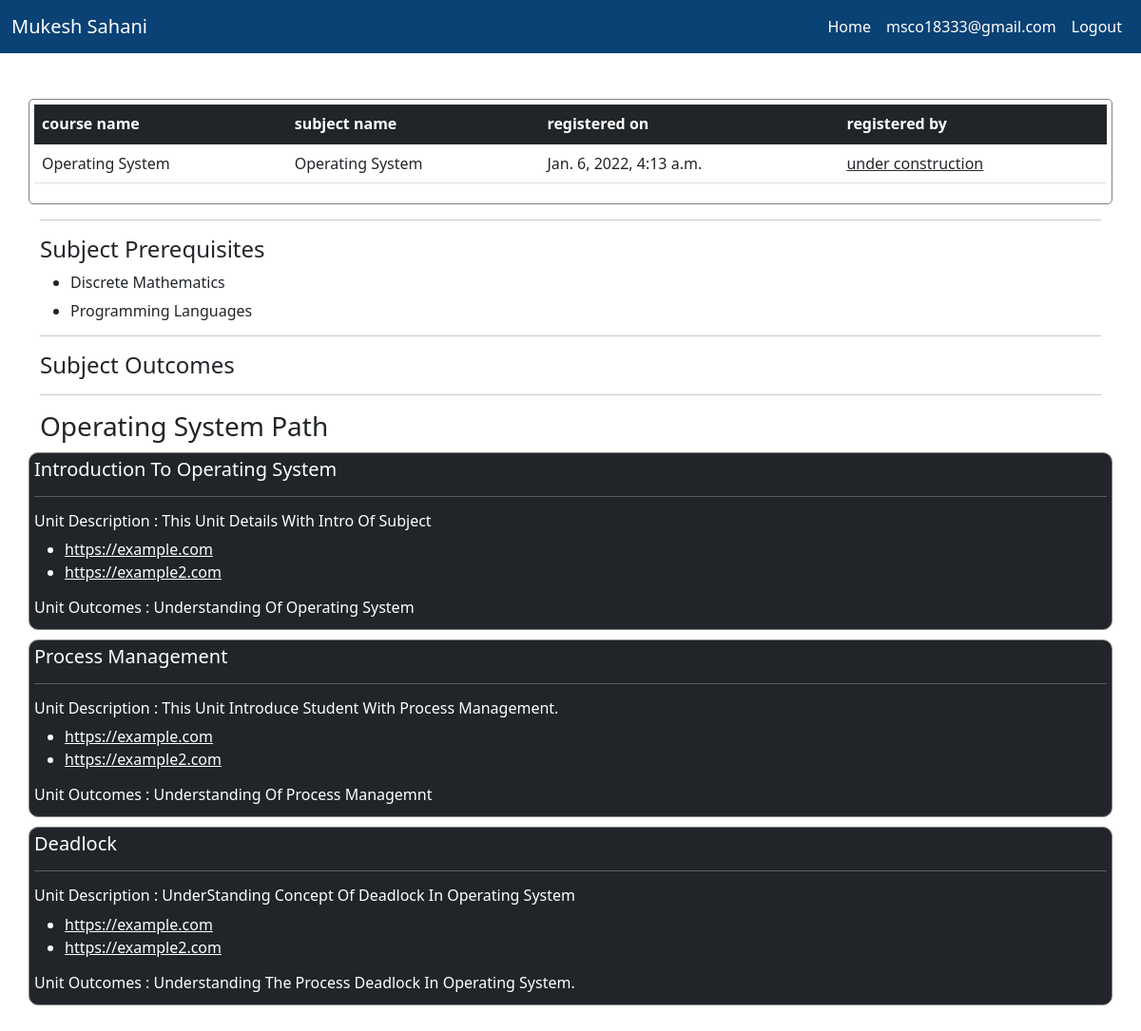
The app's page /course/courseview/1 (signed in) with its own data.
### user/models.py (models this page shows)
class profile(models.Model):
    user = models.OneToOneField(User,on_delete=models.CASCADE, related_name='profile')
    firstname=models.CharField(max_length=30,null=True)
    lastname=models.CharField(max_length=30,null=True)
    organisation = models.CharField(max_length=30,choices=[("Profesor", "Profesor"), ("Student", "Student")])
    semester = models.CharField(max_length=1,choices=[('1','1'),('2','2'),('3','3'),('4','4'),('5','5'),('6','6'),('7','7'),('8',
    '8')],null=True)
    passout_year=models.IntegerField(null=True)
    placement_year=models.IntegerField(null=True)
    branch=models.CharField(max_length=30,choices=[("CSE", "CSE"), ("CIVIL", "CIVIL"),("ECE", "ECE"),("MECH", "MECH")],null=True)

### course_system/models.py (models this page shows, shortened)
class CourseData(models.Model):
    course_id = models.AutoField(primary_key=True)
    course_name = models.CharField(max_length=255, blank=True)
    course_json_file = models.FileField(upload_to='documents/')
    uploaded_at = models.DateTimeField(auto_now_add=True)

### course_system/views.py (the view)
# urls.py: path('courseview/<int:course_id>', views.view_coures_coures_id, name = "ViewCourseData")
@login_required
def view_coures_coures_id(request, course_id):
    context = {}
    try:
        course = CourseData.objects.get(course_id=course_id)
        course_json_object = get_json_object(course.course_json_file)
        context['course_model'] = course
        context['course_json_object'] = course_json_object
        course_json_data = CourseJSONdataExtractor(course_json_object)
        context['course_data_object'] = course_json_data
        return render(request, 'course_system/course_data_view.html', context)
    except:
        return redirect('/coures/viewlist')

### course_system/core.py (called while the page is built)
    def get_subject_name(self):
        return self.__subject_name

    def get_course_path(self):
        course_path_keys = list(self.__course_path.keys())
        course_unit_list = []
        for unit in course_path_keys:
            course_unit_list.append(CourseUnitData(self.__course_path.get(unit)))
        return course_unit_list

    def get_course_pre_request(self):
        return self.__course_pre_request

    def get_course_outcomes(self):
        return self.__course_outcomes

    def get_unit_name(self):
        return self.__unit_name

    def get_unit_des(self):
        return self.__unit_des

    def get_unit_links(self):
        return self.__unit_link

    def get_unit_outcomes(self):
        return self.__unit_outcomes

### course_system/utils.py (called while the page is built)
def get_json_object(json_filename):
    try:
        print(MEDIA_ROOT + "/" + str(json_filename))
        course_json_file = open(MEDIA_ROOT + "/" + str(json_filename))
        course_json_object = json.loads(course_json_file.read())
        course_json_file.close()
        return course_json_object
    except Exception as e:
        return None

### course_system/templates/course_system/course_data_view.html (shortened to what this page needs)
{% extends 'course.basic.html' %}
{% block body %}
    <br/>
    <br/>
    <div class="container" style="border: 1px solid gray;padding: 5px;border-radius:5px;">
        <table class="table">
            <thead class="table-dark">
                <th scope="col">
                    course name
                </th>
                <th scope="col">
                    subject name
                </th>
                <th scope="col">
                    registered on
                </th>
                <th scopre="col">
                    registered by
                </th>
        </thead>
        <tbody>
            <tr>
                <td>
                    {{ course_model.course_name }}
                </td>
                <td>
                    {{ course_data_object.get_subject_name }}
                </td>
                <td>
                    {{ course_model.uploaded_at }}
                </td>
                <td>
                    <u>under construction<u>
                </td>
            </tr>
        </tbody>
        </table>
    </div>
    <div class="container">
        <hr/>
    </div>
    <div class="container">
        <p class="h4 text-capitalize">
            subject prerequisites
        </p>
        <ul>
            {% for pre in course_data_object.get_course_pre_request %}
                <li>
                    <p class="h6">{{ pre }}</p>
                </li>
            {% endfor %}
        </ul>
    </div>
    <div class="container">
        <hr/>
    </div>
    <div class="container">
        <p class="h4 text-capitalize">
            subject outcomes
        </p>
    </div>
    <div class="container">
        <hr/>
    </div>
    <div class="container">
        <p class="h3">
            {{ course_model.course_name }} Path
        </p>
    </div>
    {% for unit in course_data_object.get_course_path %}
        <div class="container bg-dark" style="border: 1px solid gray;padding:5px;margin-top: 10px;border-radius : 10px;color:white;">
            <p class="h5 text-capitalize">
                {{ unit.get_unit_name }}
            </p>
            <hr />
            <p class="h6 text-capitalize">
                unit Description : {{ unit.get_unit_des }}
            </p>
            <ul>
                {% for link in unit.get_unit_links %}
                <li>
                    <a href="{{ link }}" style="color:white;">{{ link }}</a>
                </li>
                {% endfor %}
            </ul>
            <p class="h6 text-capitalize">
                unit outcomes : {{ unit.get_unit_outcomes }}
            </p>
        </div>
    {% endfor %}
    <br />
    <br />
    <br />
{% endblock %}

### course_system/templates/course.basic.html (shortened to what this page needs)
{% load static %}
<!doctype html>
<html lang="en">
  <head>
    <link href="https://cdn.jsdelivr.net/npm/bootstrap@5.1.3/dist/css/bootstrap.min.css" rel="stylesheet">
  </head>
  <body class="bg-ligth">
    <nav class="navbar navbar-expand-lg navbar-dark" style="background-color: #0a4275;">
      <div class="container-fluid">
        <a class="navbar-brand" href="#">{{ request.user.profile.firstname }} {{ request.user.profile.lastname }}</a>
        <div style="justify-content: flex-end;" class="collapse navbar-collapse" id="navbarColor01">
          <ul class="navbar-nav mb-2 mb-lg-0">
            <li class="nav-item">
              <a class="nav-link active" aria-current="page" href="{% url 'home_page' %}">Home</a>
            </li>
            <li class="nav-item">
              <a class="nav-link active" href="#">{{ request.user.username }}</a>
            </li>
            <li class="nav-item">
              <a class="nav-link active" href="{% url 'Logout' %}">Logout</a>
            </li>
          </ul>
        </div>
      </div>
    </nav>
    {% block body %}
    {% endblock %}
  </body>
</html>

### records on screen
CourseData: course_name "Operating System", get_subject_name "Operating System", uploaded_at "Jan. 6, 2022, 4:13 a.m."

### other values on screen
{{ request.user.profile.firstname }} "Mukesh"
{{ request.user.profile.lastname }} "Sahani"
{{ request.user.username }} "msco18333@gmail.com"
{{ pre }} "Discrete Mathematics" "Programming Languages"
{{ unit.get_unit_name }} "Introduction To Operating System" "Process Management" "Deadlock"
{{ unit.get_unit_des }} "This Unit Details With Intro Of Subject" "This Unit Introduce Student With Process Management." "UnderStanding Concept Of Deadlock In Operating System"
{{ link }} "https://example.com" "https://example2.com" "https://example.com" "https://example2.com" "https://example.com" "https://example2.com"
{{ unit.get_unit_outcomes }} "Understanding Of Operating System" "Understanding Of Process Managemnt" "Understanding The Process Deadlock In Operating System."
